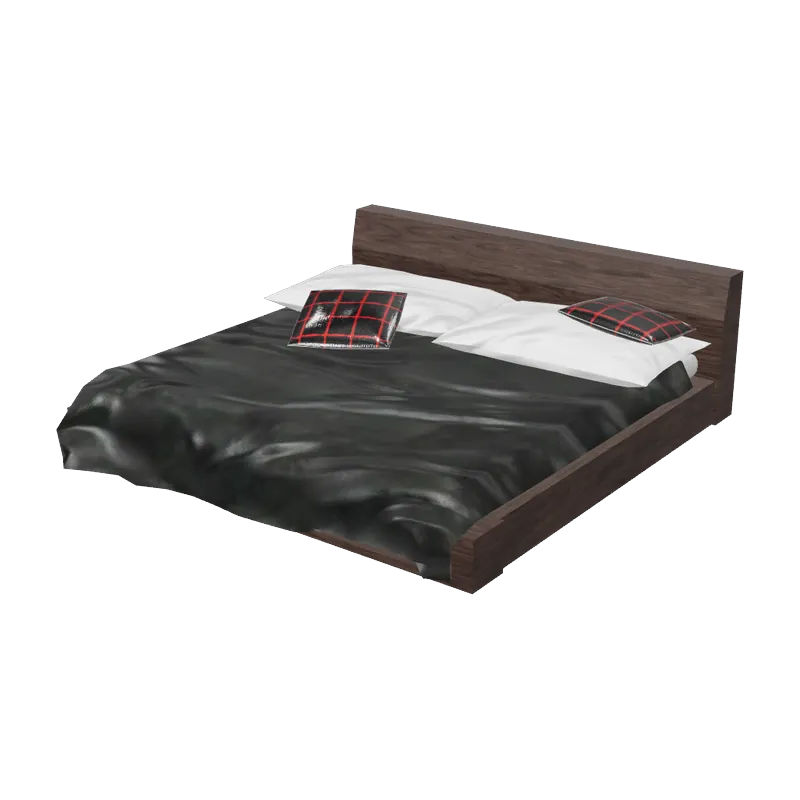
#> input picture images/bed-charcoal.webp, 800 x 800 px
$ python -i make_images.py   (imports and definitions only)
#> lines starting #> are read from the running program, lines starting #| are printed output that depends on the picture; after the words box and inside, x2 and y2 are one past the last pixel; in counts of white or black regions, pixels touching at a corner belong together
#> further down, picture is the input picture: PIL image 800x800 RGBA; mean R, G, B, A 22.2, 21.1, 20.5, 64
"""Product images and colours for every downloaded item.

    python -I make_images.py <work dir> <assets repo> <backend dir> [id,id,...]

- Transparent renders (Poly Haven): trimmed to the product, centred on an
  800 x 800 transparent square with padding, saved as WebP.
- Screenshots with a background (Khronos): the background colour is taken
  from the border; the image is padded to a square in that colour.
- Colours: K-Means (the backend's own implementation) over the product's
  pixels only, K=3, keeping colours with at least a 12% share.
Writes <assets>/images/<id>.webp and <work>/colors.json.
"""

import json
import sys
from pathlib import Path

import numpy as np
from PIL import Image

# [1 line that did not run here, left out]
# [1 line that did not run here, left out]
from services.vision.colors import kmeans, lab_to_rgb, rgb_to_lab, to_hex  # noqa: E402

SIDE, PAD = 800, 0.07


def product_pixels(img: Image.Image) -> tuple[np.ndarray, tuple | None]:
    """RGB pixels belonging to the product, and the background colour (or None if transparent)."""
    small = img.copy()
    small.thumbnail((160, 160))
    a = np.asarray(small.convert("RGBA")).astype(np.float32)
    if (a[..., 3] < 250).mean() > 0.05:  # transparent cut-out
        return a[a[..., 3] > 200][:, :3], None
    rgb = a[..., :3]
    border = np.concatenate([rgb[0], rgb[-1], rgb[:, 0], rgb[:, -1]])
    bg = np.median(border, axis=0)
    dist = np.linalg.norm(rgb_to_lab(rgb.reshape(-1, 3)) - rgb_to_lab(bg[None]), axis=1)
    return rgb.reshape(-1, 3)[dist > 12], tuple(int(v) for v in bg)


def colors(pixels: np.ndarray) -> list[str]:
    centers, counts = kmeans(rgb_to_lab(pixels).astype(np.float32), 3)
    rgb = lab_to_rgb(centers)
    share = counts / counts.sum()
    return [to_hex(rgb[i]) for i in range(len(centers)) if share[i] >= 0.12]


def square(img: Image.Image, bg: tuple | None) -> Image.Image:
    if bg is None:
        img = img.convert("RGBA")
        img = img.crop(img.getchannel("A").point(lambda v: 255 if v > 8 else 0).getbbox())
        canvas = Image.new("RGBA", (SIDE, SIDE), (0, 0, 0, 0))
    else:
        img = img.convert("RGB")
        canvas = Image.new("RGB", (SIDE, SIDE), bg)
    inner = int(SIDE * (1 - 2 * PAD))
    scale = min(inner / img.width, inner / img.height)  # up or down, so every product fills the frame
    img = img.resize((max(1, round(img.width * scale)), max(1, round(img.height * scale))), Image.LANCZOS)
    canvas.paste(img, ((SIDE - img.width) // 2, (SIDE - img.height) // 2), img if bg is None else None)
    return canvas


def remove_background(img: Image.Image, tolerance: int = 38) -> Image.Image:
    """Makes a plain or gently graded studio background transparent by flood
    filling from points all round the border, then softens the cut edge."""
#> called with tolerance = 38
    from PIL import ImageDraw, ImageFilter

    rgb = img.convert("RGB")
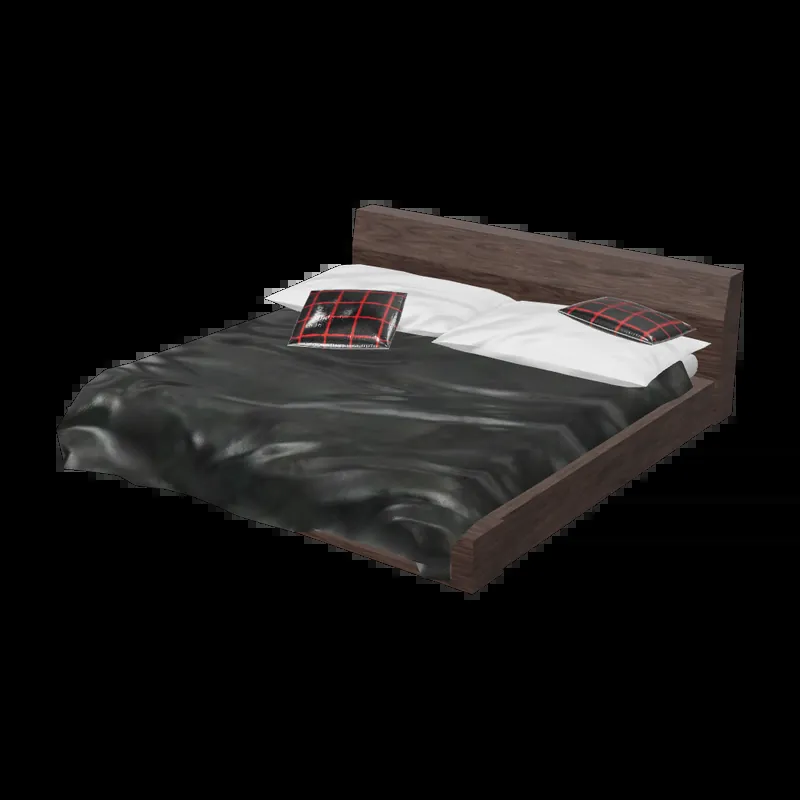
#> rgb: PIL image 800x800 RGB; mean R, G, B 22.2, 21.1, 20.5
    marker = (255, 0, 255)
    filled = rgb.copy()
    w, h = rgb.size
#> w = 800; h = 800
    step = max(8, min(w, h) // 40)
#> step = 20
    seeds = [(x, y) for x in range(0, w, step) for y in (0, h - 1)] + \
            [(x, y) for y in range(0, h, step) for x in (0, w - 1)]
    for xy in seeds:
        if filled.getpixel(xy) != marker:
            ImageDraw.floodfill(filled, xy, marker, thresh=tolerance)
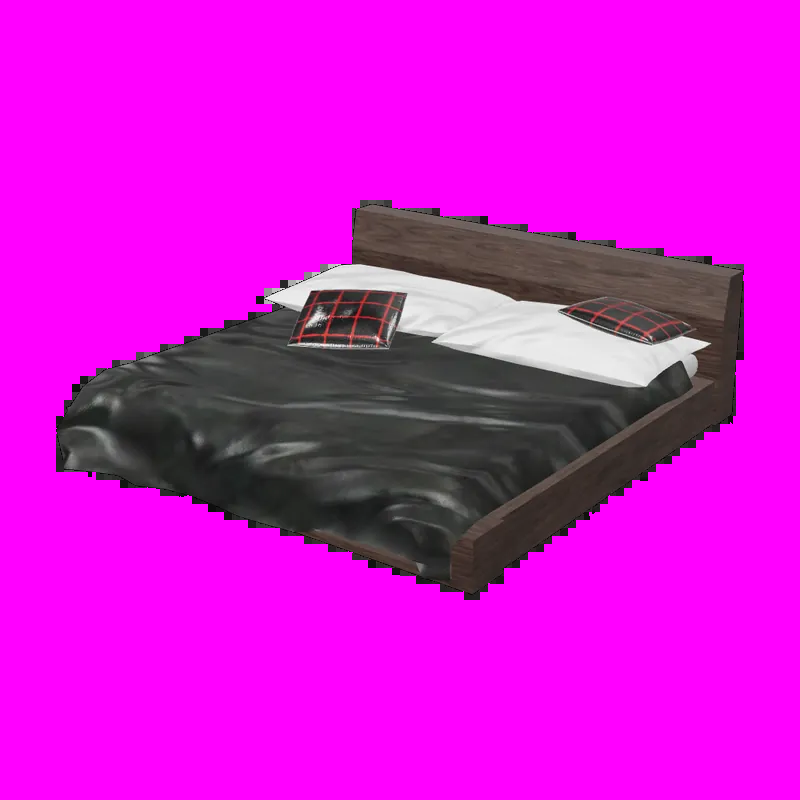
#> filled: PIL image 800x800 RGB; mean R, G, B 209.9, 21.1, 208.2
    bg = np.all(np.asarray(filled) == marker, axis=-1)
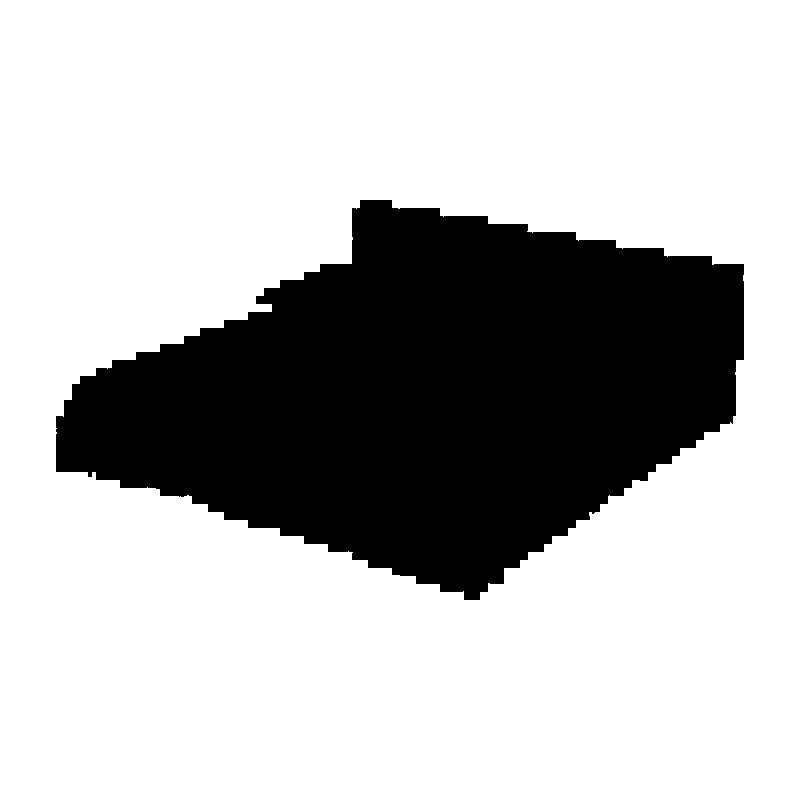
#> bg: shape (800, 800) bool; 73.6% white; 1 black region, box (x1, y1, x2, y2) and area: (56, 200, 744, 600) 168845
    alpha = Image.fromarray(np.where(bg, 0, 255).astype(np.uint8)).filter(ImageFilter.MinFilter(3))
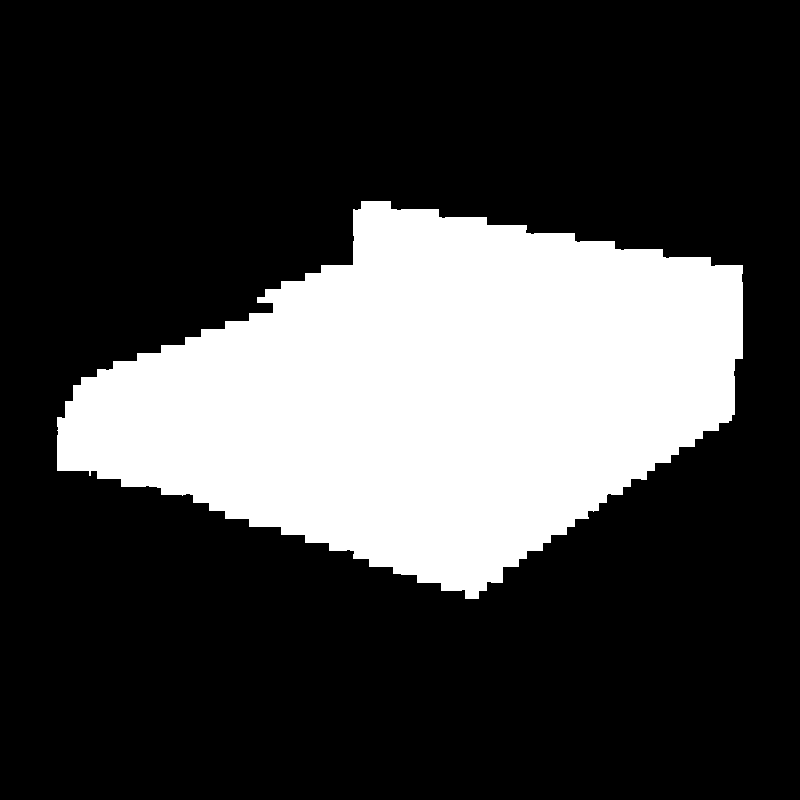
#> alpha: PIL image 800x800 L; 26% white; 1 white region, box (x1, y1, x2, y2) and area: (57, 201, 743, 599) 166571
    alpha = alpha.filter(ImageFilter.GaussianBlur(0.8))
    out = rgb.convert("RGBA")
    out.putalpha(alpha)
    return out


only = set(sys.argv[4].split(",")) if len(sys.argv) > 4 else None  # optional: just these ids
# [1 line that did not run here, left out]
out = json.loads(colors_file.read_text(encoding="utf-8")) if only and colors_file.exists() else {}
# [13 lines not run here, left out]

>>> from PIL import Image
>>> picture = Image.open('../images/bed-charcoal.webp')
>>> result = remove_background(picture)

$ run again, on images/bed-wood-single.webp
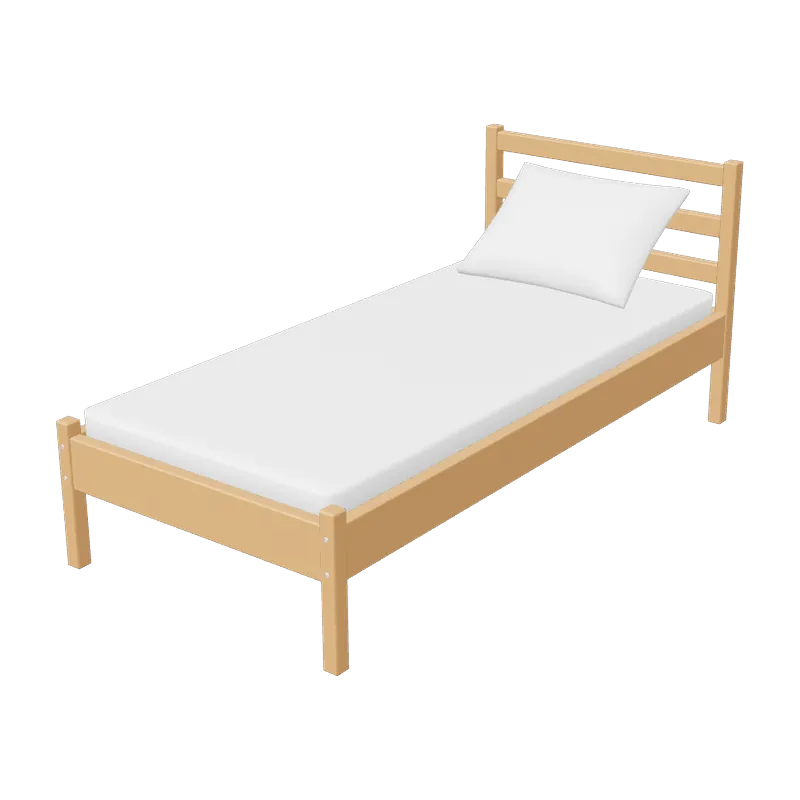
#> input picture images/bed-wood-single.webp, 800 x 800 px
#> picture is the input picture: PIL image 800x800 RGBA; mean R, G, B, A 56.9, 53.3, 48.9, 62.1
#> after the loop in remove_background, `for xy in seeds:`:
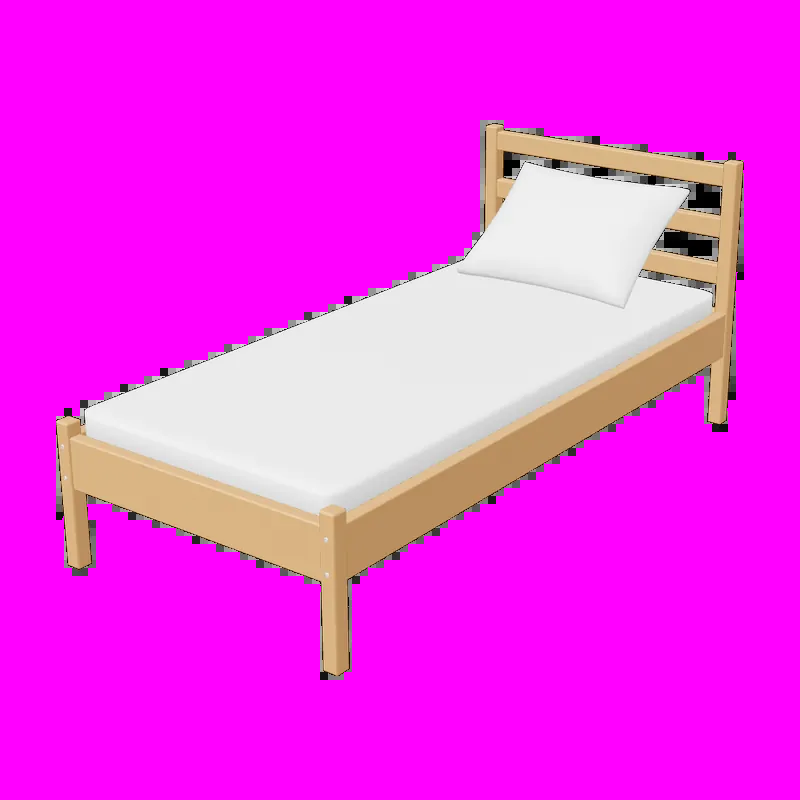
#> filled: PIL image 800x800 RGB; mean R, G, B 243, 53.3, 235.1
#> bg: shape (800, 800) bool; 73% white; 1 black region, box (x1, y1, x2, y2) and area: (56, 120, 744, 680) 172632
#> in remove_background, `out.putalpha(alpha)`:
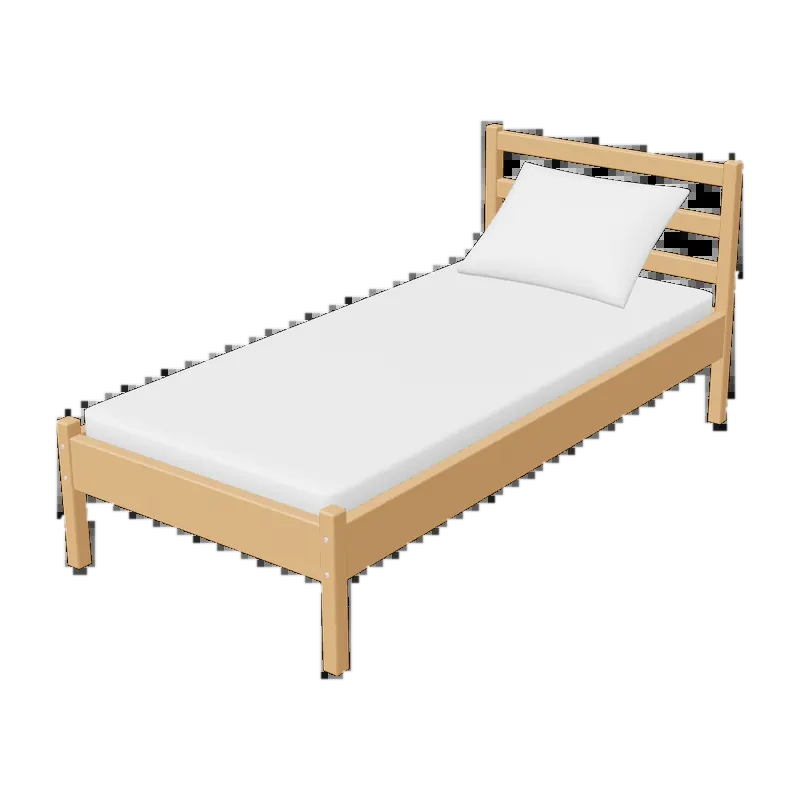
#> out: PIL image 800x800 RGBA; mean R, G, B, A 56.9, 53.3, 48.9, 67.6; transparent parts drawn white
